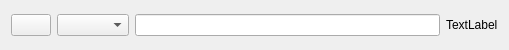
<?xml version="1.0" encoding="UTF-8"?>
<ui version="4.0">
 <class>WkfBM_ColorRule</class>
 <widget class="QWidget" name="WkfBM_ColorRule">
  <property name="geometry">
   <rect>
    <x>0</x>
    <y>0</y>
    <width>509</width>
    <height>50</height>
   </rect>
  </property>
  <property name="sizePolicy">
   <sizepolicy hsizetype="Expanding" vsizetype="Maximum">
    <horstretch>0</horstretch>
    <verstretch>0</verstretch>
   </sizepolicy>
  </property>
  <property name="contextMenuPolicy">
   <enum>Qt::CustomContextMenu</enum>
  </property>
  <property name="windowTitle">
   <string>WkfBM_ColorRule</string>
  </property>
  <layout class="QHBoxLayout" name="horizontalLayout_2">
   <property name="topMargin">
    <number>0</number>
   </property>
   <property name="bottomMargin">
    <number>0</number>
   </property>
   <item>
    <widget class="UtQtColorButton" name="colorSelector">
     <property name="text">
      <string/>
     </property>
     <property name="autoDefault">
      <bool>false</bool>
     </property>
     <property name="default">
      <bool>false</bool>
     </property>
    </widget>
   </item>
   <item>
    <widget class="QComboBox" name="comboBox">
     <property name="contextMenuPolicy">
      <enum>Qt::NoContextMenu</enum>
     </property>
    </widget>
   </item>
   <item>
    <widget class="QLineEdit" name="valueEdit"/>
   </item>
   <item>
    <widget class="QLabel" name="boolLabel">
     <property name="text">
      <string>TextLabel</string>
     </property>
    </widget>
   </item>
  </layout>
 </widget>
 <customwidgets>
  <customwidget>
   <class>UtQtColorButton</class>
   <extends>QPushButton</extends>
   <header>UtQtColorButton.hpp</header>
  </customwidget>
 </customwidgets>
 <tabstops>
  <tabstop>colorSelector</tabstop>
  <tabstop>comboBox</tabstop>
 </tabstops>
 <resources/>
 <connections/>
</ui>
